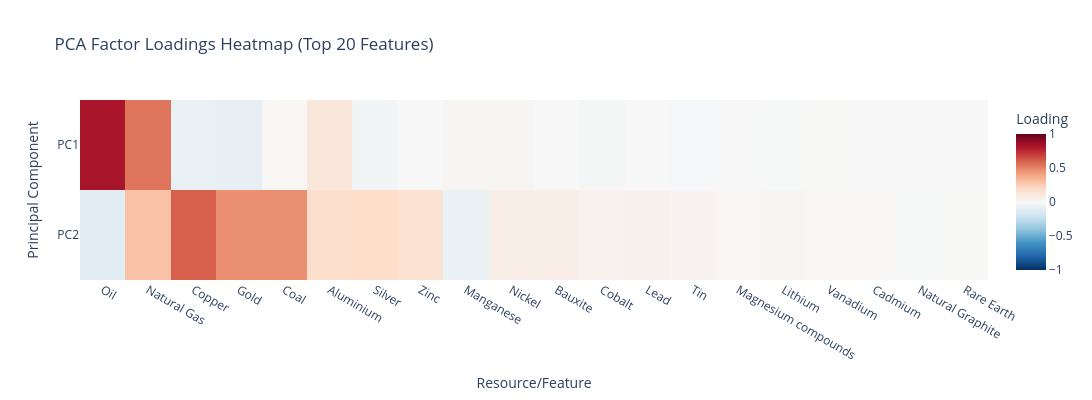
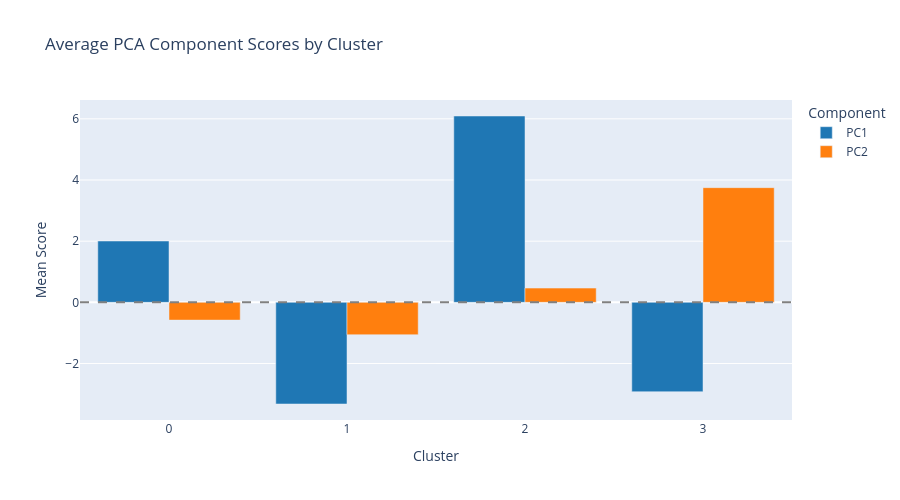
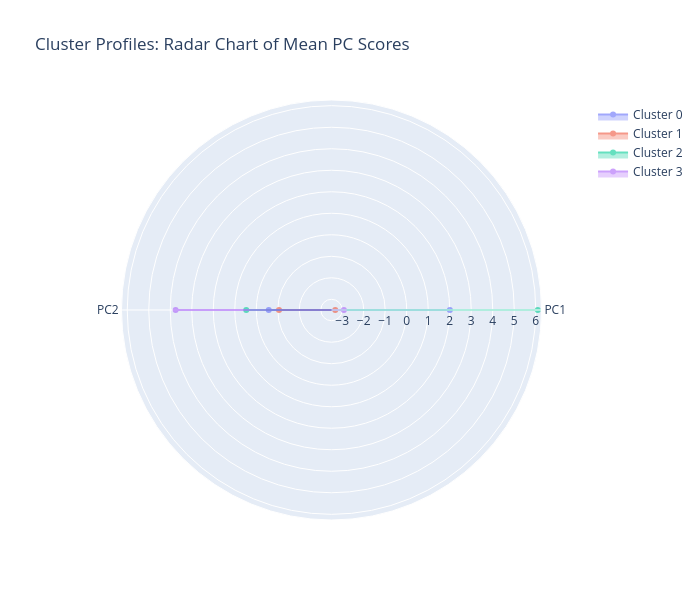

Notebook code cell kept with these figures, in order:
### Code cell
# =============================================================================
# PART A: Complete Factor Loadings for All 3 PCA Components
# =============================================================================

# Get loadings (correlations between original variables and PCs)
loadings_full = pd.DataFrame(
    pca.components_.T,
    columns=['PC1', 'PC2'],
    index=feature_cols
)

# Display top loadings for each component
print("=" * 70)
print("FACTOR LOADINGS BY PRINCIPAL COMPONENT")
print("=" * 70)

for pc in ['PC1', 'PC2']:
    var_explained = pca.explained_variance_ratio_[int(pc[-1])-1] * 100
    print(f"\n{pc} ({var_explained:.1f}% variance explained)")
    print("-" * 50)
    
    # Sort by absolute loading value
    sorted_loadings = loadings_full[pc].reindex(
        loadings_full[pc].abs().sort_values(ascending=False).index
    )
    
    # Show top 10 positive and negative loadings
    print("\nTop 10 Positive Loadings:")
    top_pos = sorted_loadings[sorted_loadings > 0].head(10)
    for feat, val in top_pos.items():
        print(f"  {feat:40s} {val:+.4f}")
    
    print("\nTop 10 Negative Loadings:")
    top_neg = sorted_loadings[sorted_loadings < 0].head(10)
    for feat, val in top_neg.items():
        print(f"  {feat:40s} {val:+.4f}")

# =============================================================================
# PART B: Loadings Heatmap Visualisation
# =============================================================================

# Select top features by overall importance
top_20_features = loadings_full.abs().sum(axis=1).nlargest(20).index

fig_loadings = px.imshow(
    loadings_full.loc[top_20_features].T,
    labels=dict(x="Resource/Feature", y="Principal Component", color="Loading"),
    title="PCA Factor Loadings Heatmap (Top 20 Features)",
    color_continuous_scale='RdBu_r',
    aspect='auto',
    zmin=-1, zmax=1
)
fig_loadings.update_layout(width=1200, height=400)
fig_loadings.show()

# =============================================================================
# PART C: Cluster Profile - Average PC Scores by Cluster
# =============================================================================

print("\n" + "=" * 70)
print("CLUSTER PROFILES: AVERAGE PCA COMPONENT SCORES")
print("=" * 70)

cluster_means = pca_df.groupby('Cluster')[['PC1', 'PC2']].mean()
cluster_stds = pca_df.groupby('Cluster')[['PC1', 'PC2']].std()
cluster_counts = pca_df.groupby('Cluster').size()

print("\nMean PC Scores by Cluster:")
print(cluster_means.round(3).to_string())

print("\nCluster Sizes:")
print(cluster_counts.to_string())

# Interpretation table
print("\n" + "-" * 70)
print("CLUSTER INTERPRETATION:")
print("-" * 70)

for cluster in sorted(pca_df['Cluster'].unique()):
    n = cluster_counts[cluster]
    pc1_mean = cluster_means.loc[cluster, 'PC1']
    pc2_mean = cluster_means.loc[cluster, 'PC2']

    
    print(f"\nCluster {cluster} (n={n}):")
    print(f"  PC1: {pc1_mean:+.2f}  |  PC2: {pc2_mean:+.2f}  ")
    
    # Sample countries
    sample = pca_df[pca_df['Cluster'] == cluster]['Country'].head(5).tolist()
    print(f"  Sample countries: {', '.join(sample)}")

# =============================================================================
# PART D: Visualise Cluster Means
# =============================================================================

cluster_means_long = cluster_means.reset_index().melt(
    id_vars='Cluster',
    var_name='Component',
    value_name='Mean Score'
)

fig_cluster = px.bar(
    cluster_means_long,
    x='Cluster',
    y='Mean Score',
    color='Component',
    barmode='group',
    title='Average PCA Component Scores by Cluster',
    color_discrete_sequence=['#1f77b4', '#ff7f0e', '#2ca02c']
)
fig_cluster.update_layout(width=900, height=500)
fig_cluster.add_hline(y=0, line_dash="dash", line_color="gray")
fig_cluster.show()

# =============================================================================
# PART E: Radar Chart for Cluster Profiles
# =============================================================================

fig_radar = go.Figure()

for cluster in sorted(pca_df['Cluster'].unique()):
    values = cluster_means.loc[cluster].tolist()
    values.append(values[0])  # Close the radar
    
    fig_radar.add_trace(go.Scatterpolar(
        r=values,
        theta=['PC1', 'PC2',],
        name=f'Cluster {cluster}',
        fill='toself',
        opacity=0.6
    ))

fig_radar.update_layout(
    polar=dict(radialaxis=dict(visible=True)),
    title='Cluster Profiles: Radar Chart of Mean PC Scores',
    width=700,
    height=600
)
fig_radar.show()

### Figure 1 — Plotly figure (JSON) as saved in the notebook; plotly's stock layout.template omitted (floating-point values rounded to 4 significant figures)
{"data": [{"coloraxis": "coloraxis", "hovertemplate": "Resource/Feature: %{x}<br>Principal Component: %{y}<br>Loading: %{z}<extra></extra>", "name": "0", "type": "heatmap", "x": ["Oil", "Natural Gas", "Copper", "Gold", "Coal", "Aluminium", "Silver", "Zinc", "Manganese", "Nickel", "Bauxite", "Cobalt", "Lead", "Tin", "Magnesium compounds", "Lithium", "Vanadium", "Cadmium", "Natural Graphite", "Rare Earth"], "xaxis": "x", "y": ["PC1", "PC2"], "yaxis": "y", "z": [[0.8249, 0.5399, -0.08105, -0.08347, 0.007882, 0.1136, -0.02494, 0.001041, 0.01564, 0.01566, -0.0008596, -0.01658, 0.001985, -0.01398, 0.004399, -0.003849, 0.002216, 0.001052, -0.002345, 0.0005628], [-0.1107, 0.2977, 0.6023, 0.4636, 0.4642, 0.1743, 0.1815, 0.1517, -0.07079, 0.06868, 0.06723, 0.04048, 0.04654, 0.02929, 0.01698, 0.01329, 0.008555, 0.007878, -0.002774, 0.002173]]}], "layout": {"coloraxis": {"cmax": 1, "cmin": -1, "colorbar": {"title": {"text": "Loading"}}, "colorscale": [[0, "rgb(5,48,97)"], [0.1, "rgb(33,102,172)"], [0.2, "rgb(67,147,195)"], [0.3, "rgb(146,197,222)"], [0.4, "rgb(209,229,240)"], [0.5, "rgb(247,247,247)"], [0.6, "rgb(253,219,199)"], [0.7, "rgb(244,165,130)"], [0.8, "rgb(214,96,77)"], [0.9, "rgb(178,24,43)"], [1, "rgb(103,0,31)"]]}, "height": 400, "title": {"text": "PCA Factor Loadings Heatmap (Top 20 Features)"}, "width": 1200, "xaxis": {"anchor": "y", "domain": [0, 1], "title": {"text": "Resource/Feature"}}, "yaxis": {"anchor": "x", "autorange": "reversed", "domain": [0, 1], "title": {"text": "Principal Component"}}}}

### Figure 2 — Plotly figure (JSON) as saved in the notebook; plotly's stock layout.template omitted (floating-point values rounded to 4 significant figures)
{"data": [{"alignmentgroup": "True", "hovertemplate": "Component=PC1<br>Cluster=%{x}<br>Mean Score=%{y}<extra></extra>", "legendgroup": "PC1", "marker": {"color": "#1f77b4", "pattern": {"shape": ""}}, "name": "PC1", "offsetgroup": "PC1", "orientation": "v", "showlegend": true, "textposition": "auto", "type": "bar", "x": ["0", "1", "2", "3"], "xaxis": "x", "y": [2.005, -3.323, 6.093, -2.922], "yaxis": "y"}, {"alignmentgroup": "True", "hovertemplate": "Component=PC2<br>Cluster=%{x}<br>Mean Score=%{y}<extra></extra>", "legendgroup": "PC2", "marker": {"color": "#ff7f0e", "pattern": {"shape": ""}}, "name": "PC2", "offsetgroup": "PC2", "orientation": "v", "showlegend": true, "textposition": "auto", "type": "bar", "x": ["0", "1", "2", "3"], "xaxis": "x", "y": [-0.5805, -1.058, 0.4664, 3.75], "yaxis": "y"}], "layout": {"barmode": "group", "height": 500, "legend": {"title": {"text": "Component"}, "tracegroupgap": 0}, "shapes": [{"line": {"color": "gray", "dash": "dash"}, "type": "line", "x0": 0, "x1": 1, "xref": "x domain", "y0": 0, "y1": 0, "yref": "y"}], "title": {"text": "Average PCA Component Scores by Cluster"}, "width": 900, "xaxis": {"anchor": "y", "domain": [0, 1], "title": {"text": "Cluster"}}, "yaxis": {"anchor": "x", "domain": [0, 1], "title": {"text": "Mean Score"}}}}

### Figure 3 — Plotly figure (JSON) as saved in the notebook; plotly's stock layout.template omitted (floating-point values rounded to 4 significant figures)
{"data": [{"fill": "toself", "name": "Cluster 0", "opacity": 0.6, "r": [2.005, -0.5805, 2.005], "theta": ["PC1", "PC2"], "type": "scatterpolar"}, {"fill": "toself", "name": "Cluster 1", "opacity": 0.6, "r": [-3.323, -1.058, -3.323], "theta": ["PC1", "PC2"], "type": "scatterpolar"}, {"fill": "toself", "name": "Cluster 2", "opacity": 0.6, "r": [6.093, 0.4664, 6.093], "theta": ["PC1", "PC2"], "type": "scatterpolar"}, {"fill": "toself", "name": "Cluster 3", "opacity": 0.6, "r": [-2.922, 3.75, -2.922], "theta": ["PC1", "PC2"], "type": "scatterpolar"}], "layout": {"height": 600, "polar": {"radialaxis": {"visible": true}}, "title": {"text": "Cluster Profiles: Radar Chart of Mean PC Scores"}, "width": 700}}
